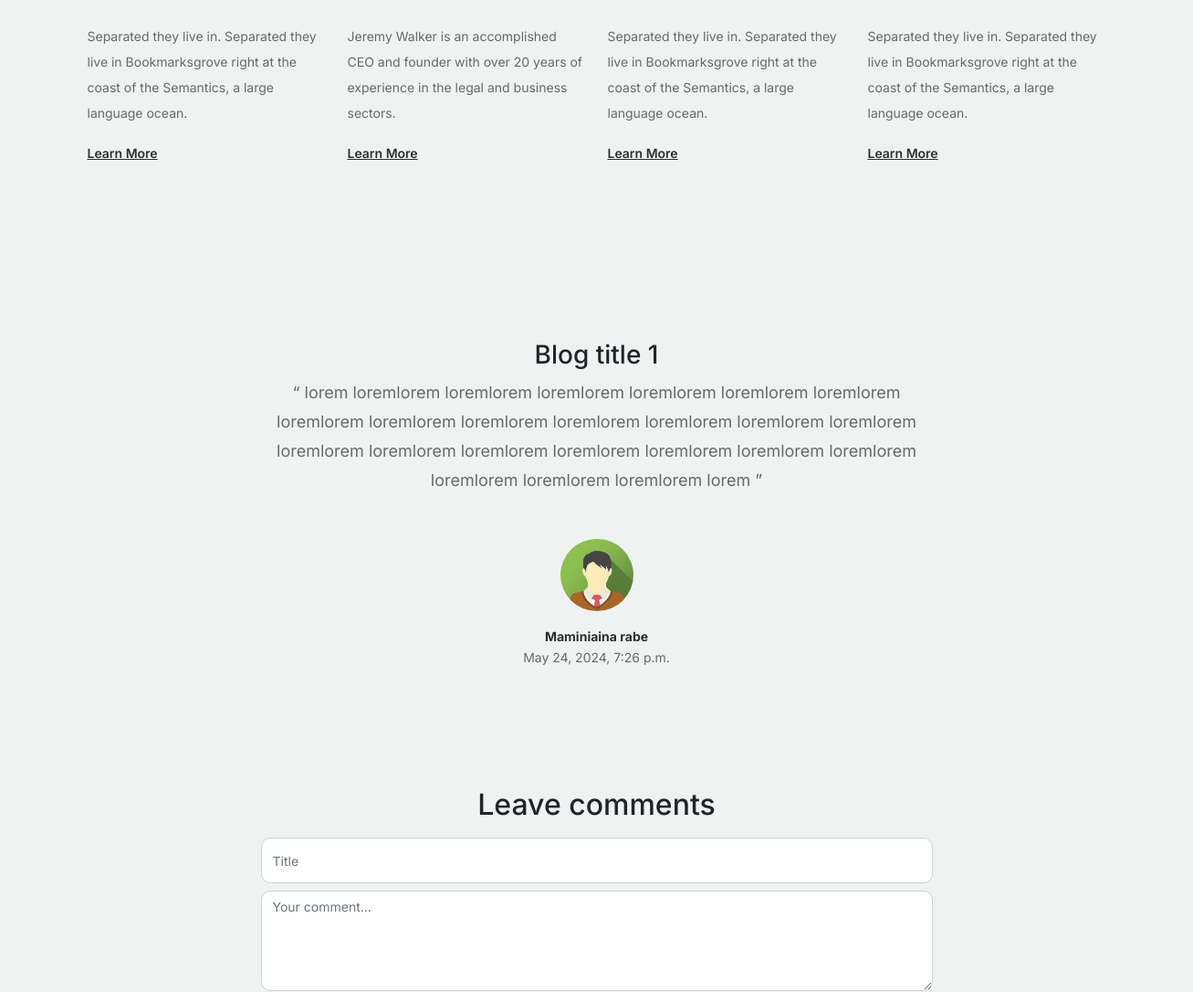
Page /about/ (middle part) on the earlier database version.
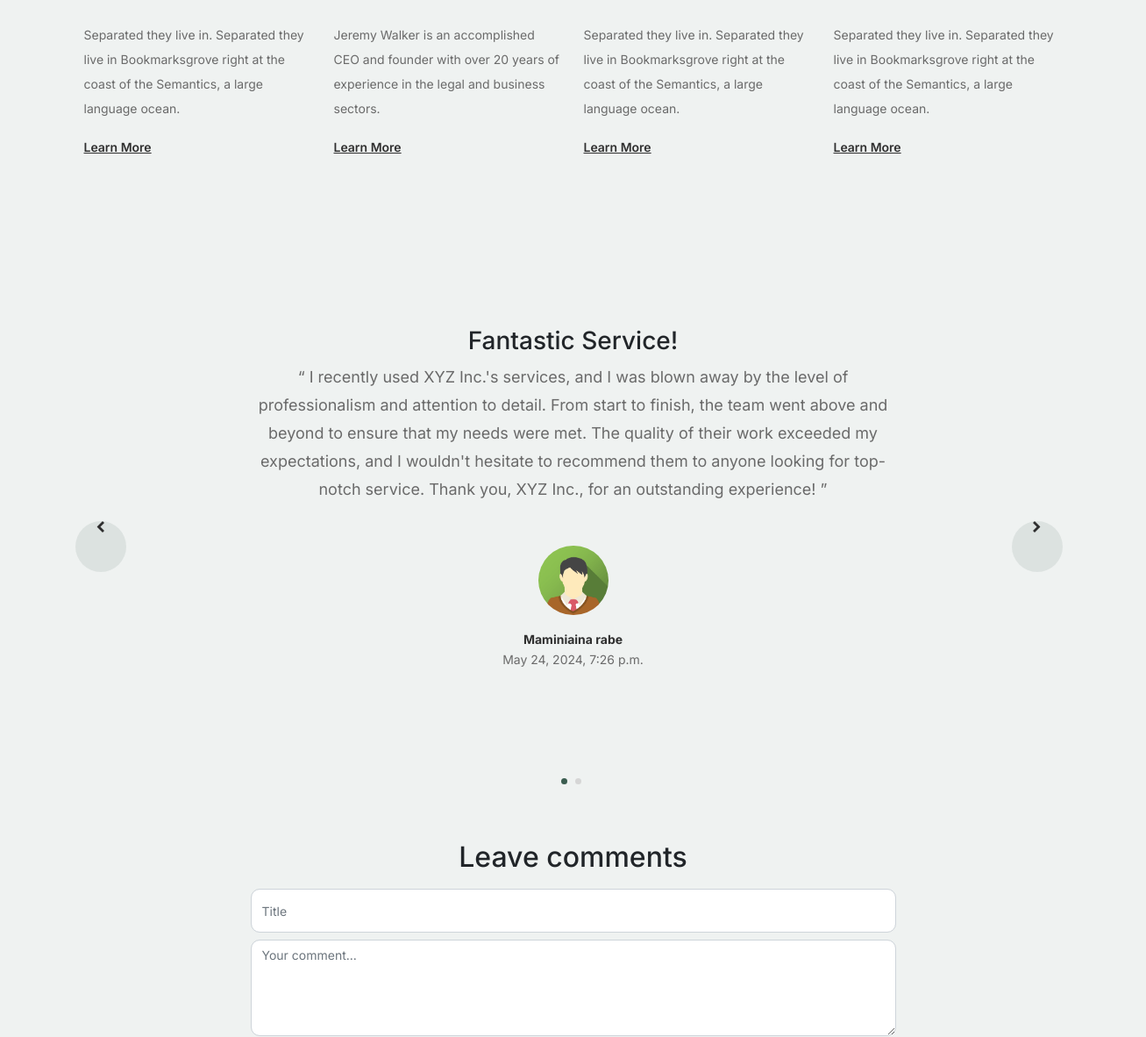
Same page on the later database version.
### about/models.py (models this page shows, shortened)
class Testimonials(models.Model):
    user = models.ForeignKey(Account, on_delete=models.CASCADE)
    title = models.CharField(max_length=50, blank=True)
    content = models.TextField(max_length=500)
    created_at = models.DateTimeField(auto_now_add=True)
    ip = models.CharField(max_length=20, blank=True)
    is_active = models.BooleanField(default=True)
    class Meta:
        verbose_name_plural = 'Testimonials'

### accounts/models.py (models this page shows, shortened)
class UserProfile(models.Model):
    user = models.OneToOneField(Account, on_delete=models.CASCADE)
    address_line_1 = models.CharField(max_length=100, blank=True)
    address_line_2 = models.CharField(max_length=100, blank=True)
    profile_picture = models.ImageField(blank=True, upload_to='userprofile/')
    city = models.CharField(max_length=50, blank=True)
    state = models.CharField(max_length=50, blank=True)
    country = models.CharField(max_length=50, blank=True)

class Account(AbstractBaseUser):
    first_name = models.CharField(max_length=150)
    last_name = models.CharField(max_length=150)
    username= models.CharField(max_length=150, unique=True)
    email = models.EmailField(max_length=100, unique=True)
    phone_number = models.CharField(max_length=50)
    date_joined = models.DateTimeField(auto_now_add=True)
    last_login = models.DateTimeField(auto_now_add=True)
    is_admin = models.BooleanField(default=False)
    is_staff = models.BooleanField(default=False)
    is_active = models.BooleanField(default=False)
    is_super_user = models.BooleanField(default=False)
    USERNAME_FIELD = 'email'
    REQUIRED_FIELDS = ['username', 'first_name', 'last_name']
    objects = MyAccountManager()

### about/views.py (the view)
# urls.py: path("", views.about, name='about'),
def about(request):
    testimonials = Testimonials.objects.filter(
        is_active=True
    )
    testimonial_per_user = []
    for testimonial in testimonials:
        try:
            profile = UserProfile.objects.get(user=testimonial.user)
            testimonial_per_user.append({
                'testimonial': testimonial,
                'profile':  profile
            })
        except UserProfile.DoesNotExist:
            testimonial_per_user.append({
                'testimonial': testimonial,
                'profile': profile
            })
    context = {
        'testimonials': testimonial_per_user,
    }
    return render(request, 'about/about.html', context)

### cart/context_processor.py (called while the page is built)
def counter(request):
    cart_count = 0
    if 'admin' in request.path:
        return {}
    else:
        try:
            cart = Cart.objects.filter(cart_id=_cart_id(request))
            if request.user.is_authenticated:
                cart_items = CartItem.objects.all().filter(user=request.user)
            else:
                cart_items = CartItem.objects.all().filter(cart=cart[:1])
            for cart_item in cart_items:
                cart_count += cart_item.quantity
        except Cart.DoesNotExist:
            cart_count = 0
    if cart_count > 9:
        cart_count = '9+'
    return dict(cart_count=cart_count)

### cart/views.py (called while the page is built)
def _cart_id(request):
    cart = request.session.session_key
    if not cart:
        cart = request.session.create()
    return cart

### templates/about/about.html (shortened to what the changed rows need)
{% extends 'base.html' %}
{% load static %}
{% block content %}
<div class="testimonial-section">
    <div class="container">
        <div class="row justify-content-center">
            <div class="col-lg-12">
                <div class="testimonial-slider-wrap text-center">
                    <div id="testimonial-nav">
                        <span class="prev" data-controls="prev"><span class="fa fa-chevron-left"></span></span>
                        <span class="next" data-controls="next"><span class="fa fa-chevron-right"></span></span>
                    </div>
                    <div class="testimonial-slider">
                        {% for i in testimonials %}
                        <div class="item">
                            <h3 class="text-dark">{{i.testimonial.title}}</h3>
                            <div class="row justify-content-center">
                                <div class="col-lg-8 mx-auto">
                                    <div class="testimonial-block text-center">
                                        <blockquote class="mb-5">
                                            <p>&ldquo;
                                                {{ i.testimonial.content }}
                                            &rdquo;</p>
                                        </blockquote>
                                        <div class="author-info">
                                            <div class="author-pic">
                                                <img src="{{ i.profile.profile_picture.url }}" alt="Maria Jones" class="img-fluid">
                                            </div>
                                            <h3 class="font-weight-bold">{{i.testimonial.user.first_name}}</h3>
                                            <span class="position d-block mb-3">{{i.testimonial.created_at}}</span>
                                        </div>
                                    </div>
                                </div>
                            </div>
                        </div>
                        {% endfor %}
                    </div>
                </div>
            </div>
        </div>
    </div>
</div>
<section class="testimonials-comment">
    <div class="container">
        <div class="row mb-3">
            <div class="col-md-8 offset-md-2">
                <form action="{% url 'testimonial' %}" method="POST">
                    <div class="d-flex flex-column gap-2">
                        <div class="text-center">
                            <h2 class="text-dark">Leave comments</h2>
                        </div>
                    </div>
                </form>
            </div>
        </div>
    </div>
</section>
{% endblock %}

Differences in the rows shown:
changed Testimonials "Maminiaina rabe": testimonial "Blog title 1" → "Fantastic Service!"; testimonial.content "lorem loremlorem loremlorem loremlorem loremlorem loremlorem loremlorem loremlorem loremlorem loremlorem loremlorem loremlorem loremlorem loremlorem loremlorem loremlorem loremlorem loremlorem loremlorem loremlorem loremlorem loremlorem loremlorem loremlorem lorem" → "I recently used XYZ Inc.'s services, and I was blown away by the level of professionalism and attention to detail. From start to finish, the team went above and beyond to ensure that my needs were met. The quality of their work exceeded my expectations, and I wouldn't hesitate to recommend them to anyone looking for top-notch service. Thank you, XYZ Inc., for an outstanding experience!"
